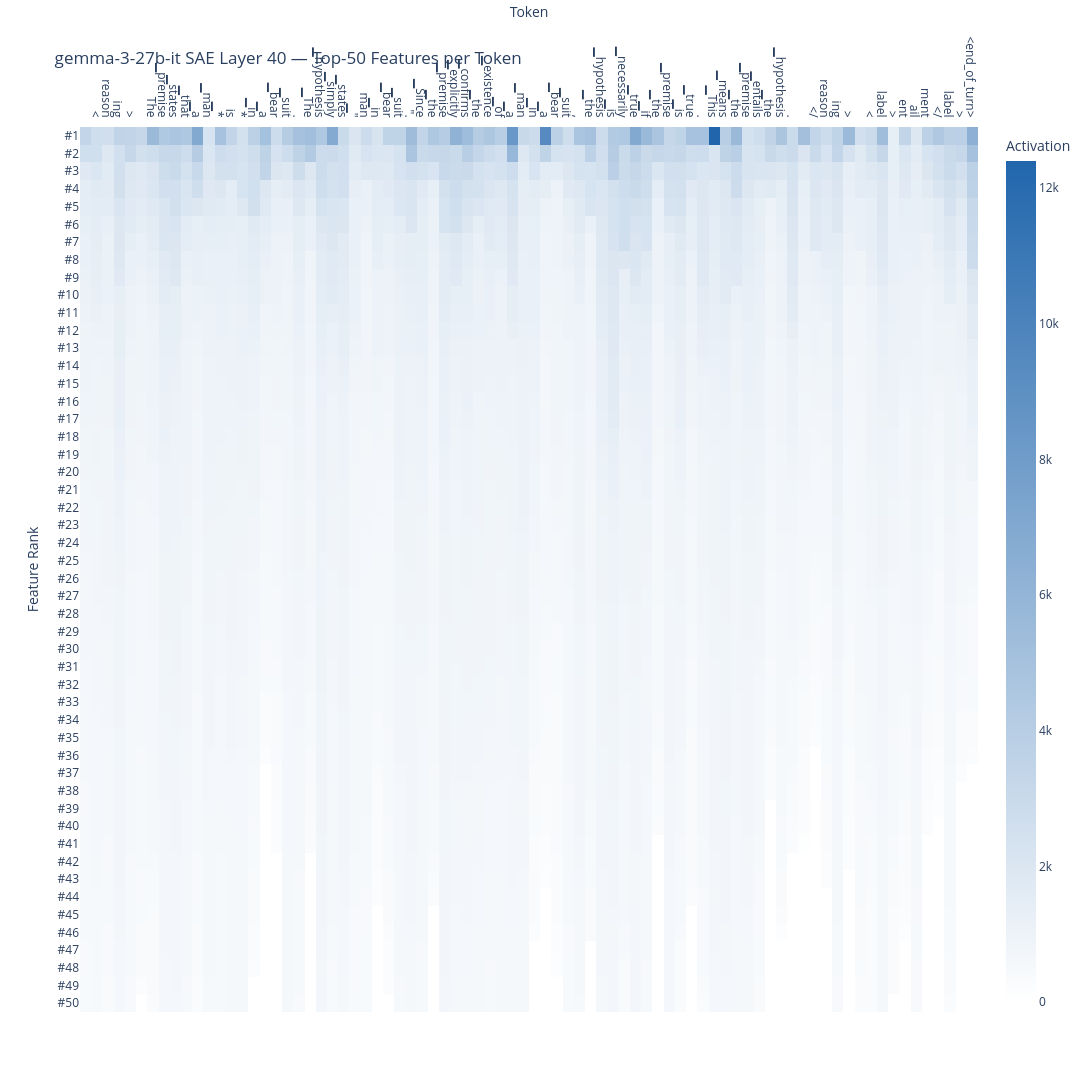

The code cell stored with this chart in its notebook:
### Markdown cell above
## Raw Features

### Code cell
K = 50
gen_token_ids = full_ids[0, prompt_len:]
tokens = tokenizer.convert_ids_to_tokens(gen_token_ids)

per_token_vals, per_token_idxs = top_k_features_per_token(sae_acts_gen, k=K)

np_model_id = model_config.model_name.split("/")[-1]   # "gemma-3-27b-it"
np_sae_id   = build_sae_id(sae_config)                 # "40-gemmascope-2-res-65k"
client = NeuronpediaClient(model_id=np_model_id, sae_id=np_sae_id)

unique_idxs = sorted(set(per_token_idxs.cpu().numpy().ravel().tolist()))
np_features = client.get_features(unique_idxs)

labels = {idx: (f.description or "N/A") for idx, f in np_features.items()}

heatmap = ActivationHeatmap()
fig = heatmap.plot_topk_per_token(
    per_token_vals, per_token_idxs,
    tokens=tokens,
    labels=labels,
    title=f"{np_model_id} SAE Layer {sae_config.layer} — Top-{K} Features per Token",
)
fig.show()

### Figure 1 — Plotly figure (JSON) as saved in the notebook; plotly's stock layout.template omitted (floating-point values rounded to 4 significant figures; data arrays with more than 128 entries replaced by an {"elided": "..."} marker saying what was removed)
{"data": [{"colorbar": {"title": {"text": "Activation"}}, "colorscale": [[0, "rgb(255,255,255)"], [1, "rgb(33,102,172)"]], "hoverinfo": "text", "text": {"elided": "50x80 str values"}, "type": "heatmap", "x": [0, 1, 2, 3, 4, 5, 6, 7, 8, 9, 10, 11, 12, 13, 14, 15, 16, 17, 18, 19, 20, 21, 22, 23, 24, 25, 26, 27, 28, 29, 30, 31, 32, 33, 34, 35, 36, 37, 38, 39, 40, 41, 42, 43, 44, 45, 46, 47, 48, 49, 50, 51, 52, 53, 54, 55, 56, 57, 58, 59, 60, 61, 62, 63, 64, 65, 66, 67, 68, 69, 70, 71, 72, 73, 74, 75, 76, 77, 78, 79], "y": ["#1", "#2", "#3", "#4", "#5", "#6", "#7", "#8", "#9", "#10", "#11", "#12", "#13", "#14", "#15", "#16", "#17", "#18", "#19", "#20", "#21", "#22", "#23", "#24", "#25", "#26", "#27", "#28", "#29", "#30", "#31", "#32", "#33", "#34", "#35", "#36", "#37", "#38", "#39", "#40", "#41", "#42", "#43", "#44", "#45", "#46", "#47", "#48", "#49", "#50"], "z": {"elided": "50x80 float values"}, "zmax": 12400.0, "zmin": 0}], "layout": {"height": 1150, "title": {"text": "gemma-3-27b-it SAE Layer 40 — Top-50 Features per Token"}, "width": 1800, "xaxis": {"side": "top", "ticktext": ["\n", "<", "reason", "ing", ">", "\n", "The", "▁premise", "▁states", "▁that", "▁a", "▁man", "▁*", "is", "*", "▁in", "▁a", "▁bear", "▁suit", ".", "▁The", "▁hypothesis", "▁simply", "▁states", "▁\"", "man", "▁in", "▁bear", "▁suit", "\".", "▁Since", "▁the", "▁premise", "▁explicitly", "▁confirms", "▁the", "▁existence", "▁of", "▁a", "▁man", "▁in", "▁a", "▁bear", "▁suit", ",", "▁the", "▁hypothesis", "▁is", "▁necessarily", "▁true", "▁if", "▁the", "▁premise", "▁is", "▁true", ".", "▁This", "▁means", "▁the", "▁premise", "▁entails", "▁the", "▁hypothesis", ".", "\n", "</", "reason", "ing", ">", "\n", "<", "label", ">", "ent", "ail", "ment", "</", "label", ">", "<end_of_turn>"], "tickvals": [0, 1, 2, 3, 4, 5, 6, 7, 8, 9, 10, 11, 12, 13, 14, 15, 16, 17, 18, 19, 20, 21, 22, 23, 24, 25, 26, 27, 28, 29, 30, 31, 32, 33, 34, 35, 36, 37, 38, 39, 40, 41, 42, 43, 44, 45, 46, 47, 48, 49, 50, 51, 52, 53, 54, 55, 56, 57, 58, 59, 60, 61, 62, 63, 64, 65, 66, 67, 68, 69, 70, 71, 72, 73, 74, 75, 76, 77, 78, 79], "title": {"text": "Token"}}, "yaxis": {"autorange": "reversed", "title": {"text": "Feature Rank"}, "type": "category"}}}
